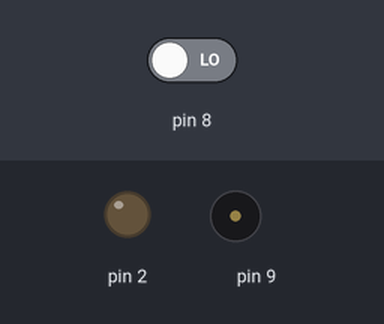
This sketch was run on a simulated Arduino Uno, built with avr-gcc and run on an emulated ATmega328P. Shown: output pins drawn as LEDs (lit = HIGH), buzzer (waves = sounding). Inputs (shaded band) come from the test bench; at power-on: pin 8 LOW. What the sketch prints to the serial monitor is not drawn.

Above: at 0.05 s.
Timing chart, 0 to 3.0 s (numbered marks = the images above):
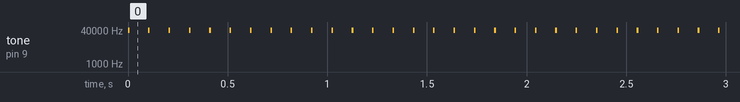

Measured:
- by itself, tone on pin 9: alternates 38000 Hz for 0.01 s and silent for 0.09 s

The sketch:

Transmitter_Receiver_Usage.ino
```cpp
void setup() {
  // put your setup code here, to run once:
  Serial.begin(9600);
  pinMode(2, OUTPUT);
  pinMode(3, INPUT);
}

void loop() {
  // put your main code here, to run repeatedly:
  int irLeft = irDirect(9, 8, 38000);
  Serial.println(irLeft);
  delay(100);
}

int irDirect(int irLedPin, int irReceiverPin, long frequency) {
  tone(irLedPin, frequency, 8);
  delay(1);
  int ir = digitalRead(irReceiverPin);
  delay(1);
  return ir;
}
```
